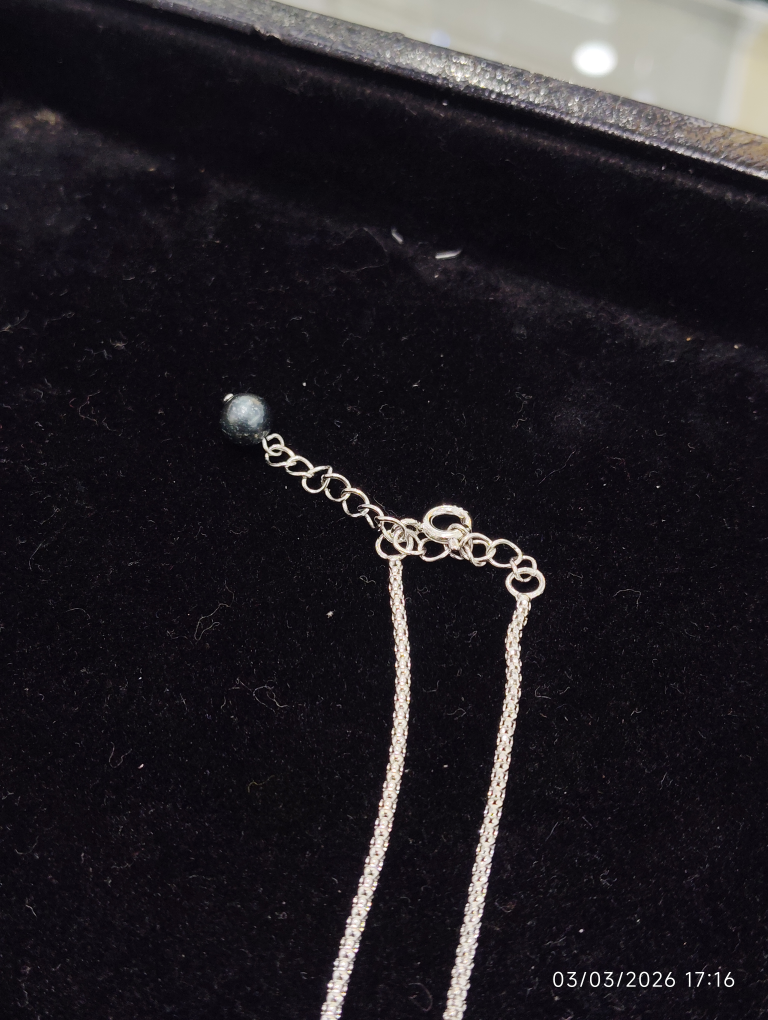
#> input picture pipeline/Raw_images/IMG_20260303_171648.jpg, 3072 x 4080 px (shown at 1/4 size)
$ python jewel_scale_ring.py -r ../Raw_images/IMG_20260303_171648.jpg -i ../Raw_images/IMG_20260303_171659.jpg -W 1.0 -H 1.0
#> lines starting #> are read from the running program, lines starting #| are printed output that depends on the picture
#!/usr/bin/env python3

import argparse
import os
import sys
import numpy as np
from PIL import Image, ImageDraw, ImageFont, ImageFilter

FONT_PATHS = [
    "/usr/share/fonts/TTF/DejaVuSans.ttf",
    "/usr/share/fonts/truetype/dejavu/DejaVuSans.ttf",
    "/usr/share/fonts/dejavu-sans-fonts/DejaVuSans.ttf",
    "/System/Library/Fonts/Helvetica.ttc",
    "/usr/share/fonts/truetype/liberation/LiberationSans-Regular.ttf",
    "/usr/share/fonts/noto/NotoSans-Regular.ttf",
]

BOLD_FONT_PATHS = [
    "/usr/share/fonts/TTF/DejaVuSans-Bold.ttf",
    "/usr/share/fonts/truetype/dejavu/DejaVuSans-Bold.ttf",
    "/usr/share/fonts/dejavu-sans-fonts/DejaVuSans-Bold.ttf",
    "/System/Library/Fonts/Helvetica.ttc",
    "/usr/share/fonts/truetype/liberation/LiberationSans-Bold.ttf",
    "/usr/share/fonts/noto/NotoSans-Bold.ttf",
]


def find_font():
    for p in FONT_PATHS:
        if os.path.exists(p):
            return p
    return None


def load_font(size):
    path = find_font()
    if path:
        return ImageFont.truetype(path, size)
    return ImageFont.load_default()


def load_bold_font(size):
    for path in BOLD_FONT_PATHS:
        if os.path.exists(path):
            return ImageFont.truetype(path, size)
    return load_font(size)


def find_ruler_geometry(gray):
    h, w = gray.shape

    best_row = 0
    best_count = 0
    for y in range(h // 3, h):
        count = (gray[y, :] < 200).sum()
        if count > best_count:
            best_count = count
            best_row = y

    h_ruler_rows = []
    for y in range(max(0, best_row - 30), min(h, best_row + 30)):
        if (gray[y, :] < 253).sum() > w * 0.3:
            h_ruler_rows.append(y)

    if not h_ruler_rows:
        h_ruler_rows = [best_row]

    h_ruler_top = min(h_ruler_rows)

    ruler_row = gray[best_row, :]
    dark_xs = np.where(ruler_row < 200)[0]
    if len(dark_xs) == 0:
        dark_xs = np.where(ruler_row < 253)[0]

    h_ruler_left = int(dark_xs.min()) if len(dark_xs) > 0 else w // 6
    h_ruler_right = int(dark_xs.max()) if len(dark_xs) > 0 else w * 5 // 6

    h_ruler_span = h_ruler_right - h_ruler_left
    px_per_cm = h_ruler_span / 4.0

    search_left = max(0, h_ruler_left)
    search_right = min(w - 1, h_ruler_left + max(8, int(px_per_cm * 1.1)))
    y_top = max(0, best_row - max(10, int(px_per_cm * 4.5)))
    y_bottom = best_row + 1

    col_dark_counts = []
    for x in range(search_left, search_right + 1):
        col_dark_counts.append(int((gray[y_top:y_bottom, x] < 200).sum()))

    if col_dark_counts:
        max_count = max(col_dark_counts)
        if max_count > 0:
            strong_cols = [
                search_left + idx
                for idx, count in enumerate(col_dark_counts)
                if count >= max(3, int(max_count * 0.9))
            ]
            v_intersection_x = max(strong_cols) if strong_cols else h_ruler_left
        else:
            v_intersection_x = h_ruler_left
    else:
        v_intersection_x = h_ruler_left

    vertical_shift_dx = max(0, v_intersection_x - h_ruler_left)

    return {
        "origin_x": h_ruler_left,
        "origin_y": h_ruler_top,
        "px_per_cm": px_per_cm,
        "h_ruler_right": h_ruler_right,
        "v_intersection_x": v_intersection_x,
        "vertical_shift_dx": vertical_shift_dx,
    }


def find_dim_text_top(gray):
    h, w = gray.shape
    start = int(h * 0.85)
    for y in range(start, h):
        if (gray[y, :] < 200).sum() > 10:
            return y - 5
    return int(h * 0.90)


def remove_background(img, threshold=242):
    img = img.convert("RGBA")
    data = np.array(img)
    r = data[:, :, 0].astype(float)
    g = data[:, :, 1].astype(float)
    b = data[:, :, 2].astype(float)
    lum = (r + g + b) / 3.0

    cutoff = threshold - 17
    alpha = np.where(
        lum > threshold, 0,
        np.where(lum > cutoff,
                 np.clip((threshold + 6 - lum) * 11, 0, 255).astype(np.uint8),
                 255)
    )
    data[:, :, 3] = alpha.astype(np.uint8)
    result = Image.fromarray(data)

    channels = list(result.split())
    channels[3] = channels[3].filter(ImageFilter.GaussianBlur(radius=0.4))
    return Image.merge("RGBA", channels)


def trim_transparent_bounds(img, alpha_threshold=8):
    alpha = np.array(img.getchannel("A"))
    ys, xs = np.where(alpha > alpha_threshold)
    if len(xs) == 0 or len(ys) == 0:
        return img

    left = int(xs.min())
    top = int(ys.min())
    right = int(xs.max()) + 1
    bottom = int(ys.max()) + 1
    return img.crop((left, top, right, bottom))


def format_cm(value_mm):
    value_cm = float(value_mm) / 10.0
    return f"{value_cm:.2f}".rstrip("0").rstrip(".")


def build_dim_text(args):
    diameter_mm = (float(args.width) + float(args.height)) / 2.0
    parts = [f"Diameter: {format_cm(diameter_mm)} cm"]
    if args.adjustable:
        parts.append("+ Adjustable")
    return " ".join(parts)


def get_diameter_px(args, px_per_cm):
    diameter_mm = (float(args.width) + float(args.height)) / 2.0
    return (diameter_mm / 10.0) * px_per_cm


def compute_resize_dimensions(src_w, src_h, target_w, target_h, coverage):
    if src_w <= 0 or src_h <= 0:
        raise ValueError("Source image dimensions must be positive.")

    fit_scale = min(target_w / src_w, target_h / src_h)
    applied_scale = fit_scale * coverage
    img_w = max(1, int(round(src_w * applied_scale)))
    img_h = max(1, int(round(src_h * applied_scale)))
    return img_w, img_h


def main():
    parser = argparse.ArgumentParser(description="Swap jewelry in a ruler scale image")

    parser.add_argument("--ref", "-r", required=True, help="Reference template image with ruler")
    parser.add_argument("--input", "-i", required=True, help="New jewelry image")
    parser.add_argument("--output", "-o", help="Output file path")
    parser.add_argument("--width", "-W", type=float, required=True, help="Width in mm")
    parser.add_argument("--height", "-H", type=float, required=True, help="Height in mm")
    parser.add_argument("--adjustable", "-a", action="store_true")
    parser.add_argument("--coverage", "-c", type=float, default=0.87)
    parser.add_argument("--bg-thresh", type=int, default=242)

    args = parser.parse_args()

    for path, label in [(args.ref, "Reference"), (args.input, "Input")]:
        if not os.path.exists(path):
            print(f"Error: {label} not found: {path}")
            sys.exit(1)

    template = Image.open(args.ref).convert("RGBA")
    tw, th = template.size
#> tw = 3072; th = 4080
    jewelry = Image.open(args.input).convert("RGBA")
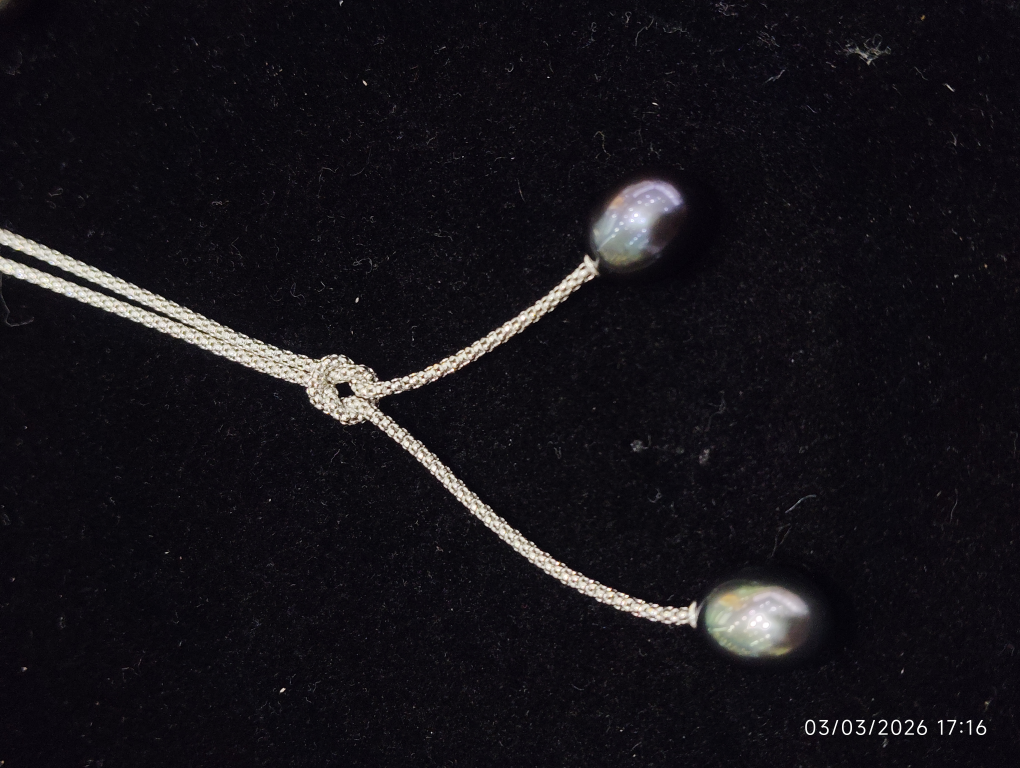
#> input picture pipeline/Raw_images/IMG_20260303_171659.jpg, 4080 x 3072 px (shown at 1/4 size)

    gray = np.array(template.convert("L")).astype(float)
    ruler = find_ruler_geometry(gray)
#> the loop in find_ruler_geometry, `for y in range(h // 3, h):` made 2720 passes
#> best_count on pass 1: 3072
#> after the loop in find_ruler_geometry, `for y in range(h // 3, h):`: best_count = 3072; best_row = 1360
#> after the loop in find_ruler_geometry, `for y in range(max(0, best_row - 30), min(h, best_row + 30)):`: h_ruler_rows = 60 values from 1330 to 1389
#> in find_ruler_geometry, `h_ruler_top = min(h_ruler_rows)`: h_ruler_top = 1330
#> in find_ruler_geometry, `ruler_row = gray[best_row, :]`: ruler_row = 3072 values, max 144 at index 2751, min 4 at index 446, mean 17.28
#> in find_ruler_geometry, `dark_xs = np.where(ruler_row < 200)[0]`: dark_xs = 3072 values from 0 to 3071
#> in find_ruler_geometry, `h_ruler_left = int(dark_xs.min()) if len(dark_xs) > 0 else w // 6`: h_ruler_left = 0
#> in find_ruler_geometry, `h_ruler_right = int(dark_xs.max()) if len(dark_xs) > 0 else w * 5 // 6`: h_ruler_right = 3071
#> in find_ruler_geometry, `px_per_cm = h_ruler_span / 4.0`: px_per_cm = 767.8
#> in find_ruler_geometry, `search_left = max(0, h_ruler_left)`: search_left = 0
#> in find_ruler_geometry, `search_right = min(w - 1, h_ruler_left + max(8, int(px_per_cm * 1.1)))`: search_right = 844
#> in find_ruler_geometry, `y_top = max(0, best_row - max(10, int(px_per_cm * 4.5)))`: y_top = 0
#> in find_ruler_geometry, `y_bottom = best_row + 1`: y_bottom = 1361
#> after the loop in find_ruler_geometry, `for x in range(search_left, search_right + 1):`: col_dark_counts = 845 values from 1361 to 1361
#> in find_ruler_geometry, `max_count = max(col_dark_counts)`: max_count = 1361
#> in find_ruler_geometry, `strong_cols = [ search_left + idx for idx, count in enumerate(col_dark..`: strong_cols = 845 values from 0 to 844
#> in find_ruler_geometry, `v_intersection_x = max(strong_cols) if strong_cols else h_ruler_left`: v_intersection_x = 844
#> ruler = {'origin_x': 0, 'origin_y': 1330, 'px_per_cm': 767.8, 'h_ruler_right': 3071, 'v_intersection_x': 844, 'vertical_shift_dx': 844}

    jewelry_clean = remove_background(jewelry, threshold=args.bg_thresh)
#> in remove_background, `alpha = np.where( lum > threshold, 0, np.where(lum > cutoff, np.clip((..`:
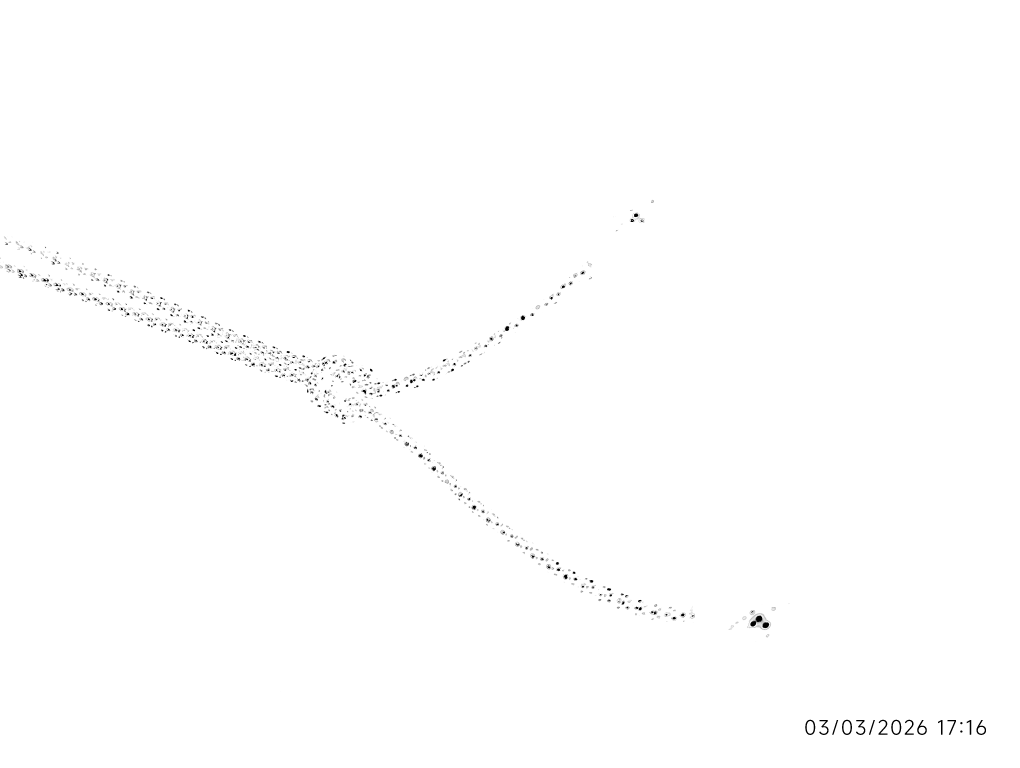
#> alpha: shape (3072, 4080) (shown at 1/4 size); min 0, max 255, mean 254.2
#> in remove_background, `channels = list(result.split())`: channels = 4 items
    jewelry_clean = trim_transparent_bounds(jewelry_clean)
#> in trim_transparent_bounds, `left = int(xs.min())`: left = 0
#> in trim_transparent_bounds, `right = int(xs.max()) + 1`: right = 4080
#> in trim_transparent_bounds, `bottom = int(ys.max()) + 1`: bottom = 3072

    target_w = get_diameter_px(args, ruler["px_per_cm"])
#> target_w = 76.78
    target_h = target_w
#> target_h = 76.78
    ow, oh = jewelry_clean.size
#> ow = 4080; oh = 3072
    img_w, img_h = compute_resize_dimensions(ow, oh, target_w, target_h, args.coverage)
#> in compute_resize_dimensions, `fit_scale = min(target_w / src_w, target_h / src_h)`: fit_scale = 0.0188
#> in compute_resize_dimensions, `applied_scale = fit_scale * coverage`: applied_scale = 0.0164
#> in compute_resize_dimensions, `img_w = max(1, int(round(src_w * applied_scale)))`: img_w = 67
#> in compute_resize_dimensions, `img_h = max(1, int(round(src_h * applied_scale)))`: img_h = 50
#> img_w = 67; img_h = 50
    jewelry_resized = jewelry_clean.resize((img_w, img_h), Image.LANCZOS)
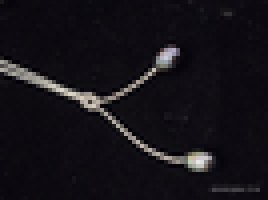
#> jewelry_resized: PIL image 67x50 RGBA (shown 4 times larger); mean R, G, B, A 21.1, 18.8, 23.8, 254.1; transparent parts drawn white

    # Shift product by distance from horizontal-left edge to ruler intersection point
    ring_x = int(ruler["origin_x"] + ruler["vertical_shift_dx"])
#> ring_x = 844
    ring_y = ruler["origin_y"] - img_h
#> ring_y = 1280

    template.paste(jewelry_resized, (ring_x, ring_y), jewelry_resized)

    dim_text = build_dim_text(args)

    final = Image.new("RGB", (tw, th), (255, 255, 255))
#> final: PIL image 3072x4080 RGB; every value is 255
    final.paste(template, (0, 0), template)

    font = load_bold_font(max(14, th // 45))
    draw_final = ImageDraw.Draw(final)
    bbox = draw_final.textbbox((0, 0), dim_text, font=font)
#> bbox = (0, 16, 875, 85)
    text_w = bbox[2] - bbox[0]
#> text_w = 875
    draw_final.text((max(20, int(tw * 0.08)), int(th * 0.93)), dim_text, fill=(50, 50, 50), font=font)

    if args.output:
        out_path = args.output
    else:
        base = os.path.splitext(os.path.basename(args.input))[0]
        out_dir = os.path.dirname(os.path.abspath(args.input))
        out_path = os.path.join(out_dir, f"{base}_scaled.png")

    final.save(out_path, "PNG", quality=95)
    print(f"Saved: {out_path}")


if __name__ == "__main__":
    main()
